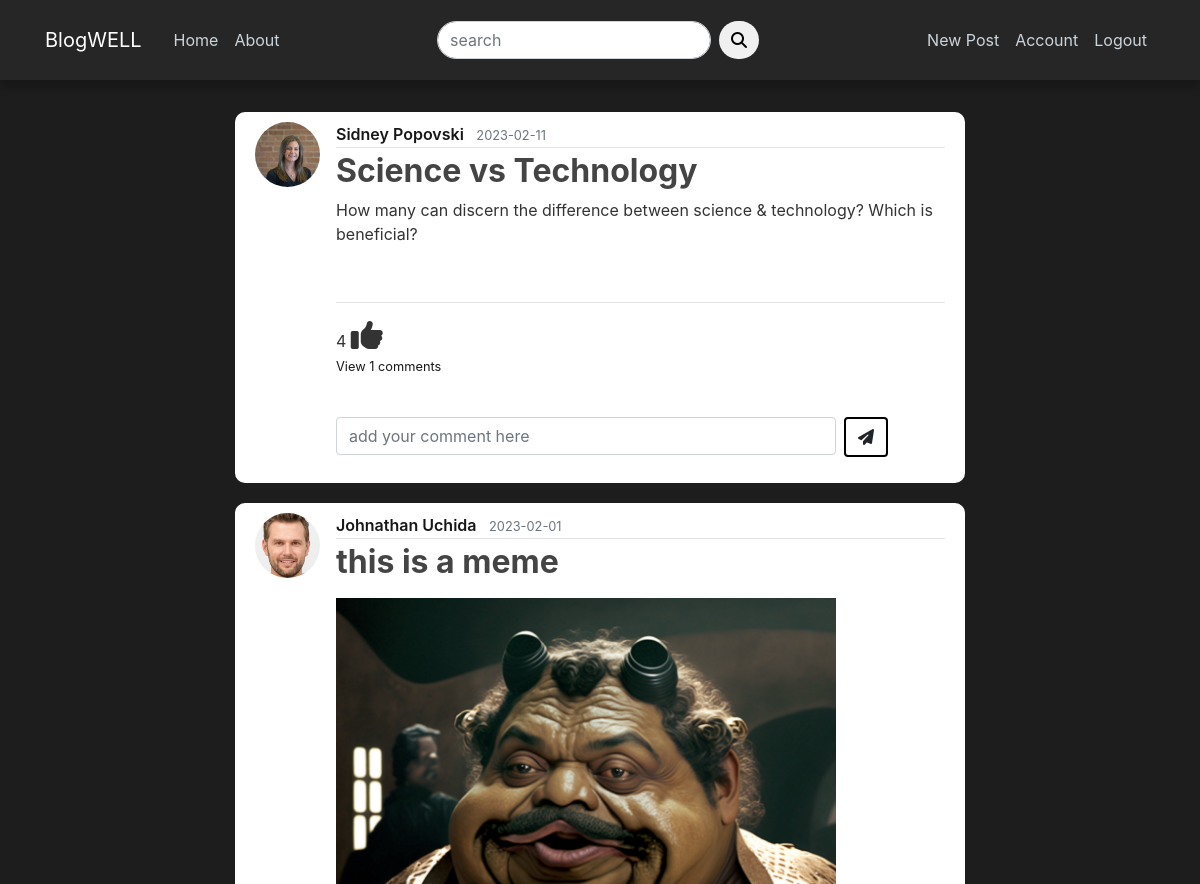
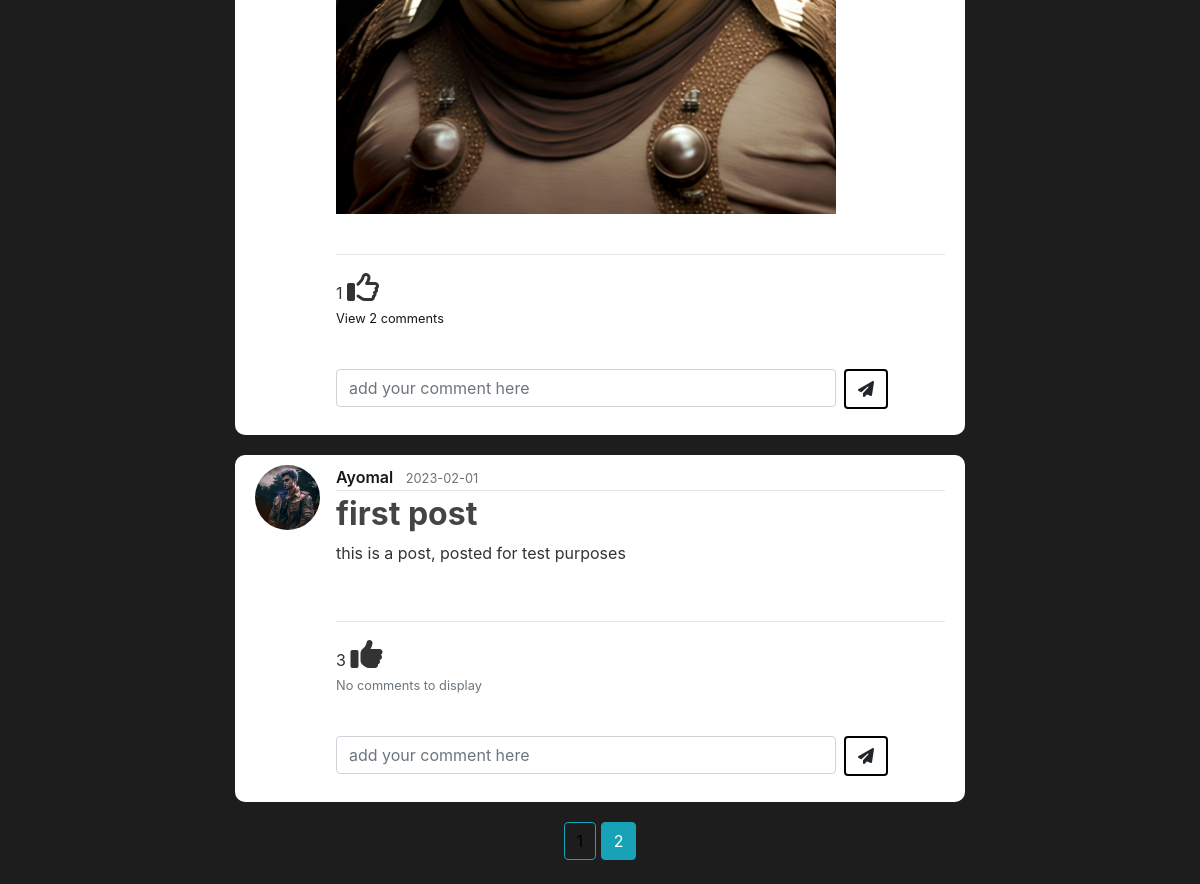
Screenshot of /home?page=2 (signed in) with the database file from the repository (2 pictures, top to bottom).
### blog/models.py (models this page shows, shortened)
class Post(db.Model):
    __table_args__ = (CheckConstraint('hate_percentage >= 0.0 and hate_percentage <= 1.0'),)
    id = db.Column(db.Integer, primary_key=True)
    title = db.Column(db.String(100), nullable=False)
    date_posted = db.Column(db.DateTime, nullable=False, default=datetime.utcnow)
    content = db.Column(db.Text, nullable=False)
    post_image = db.Column(db.String(200), nullable=True)
    user_id = db.Column(db.Integer, db.ForeignKey('user.id'), nullable=False)
    comments = db.relationship('Comment', backref='post', lazy=True, cascade="all, delete")
    likes = db.relationship('Like', backref='Post', lazy=True, cascade="all, delete")
    hate_percentage = db.Column(db.Float, nullable=False, server_default='0.0')
    reports = db.relationship('Reports', backref='Post', lazy=True, cascade="all, delete")

class User(db.Model, UserMixin):
    id = db.Column(db.Integer, primary_key=True)
    username = db.Column(db.String(20), unique=True, nullable=False)
    email = db.Column(db.String(120), unique=True, nullable=False)
    image_file = db.Column(db.String(20), nullable=False, default='default.jpg')
    password = db.Column(db.String(60), nullable=False)
    posts = db.relationship('Post', backref='author', lazy=True, cascade="all, delete")
    comments = db.relationship('Comment', backref='author', lazy=True, cascade="all, delete")
    is_admin = db.Column(db.Boolean, default=False)
    likes = db.relationship('Like', backref='author', lazy=True, cascade="all, delete")
    reports = db.relationship('Reports', backref='author', lazy=True, cascade="all, delete")

### blog/main/routes.py (the view)
@main.route("/")
@main.route("/home")
def home():
    page = request.args.get('page', 1, type=int)
    posts = Post.query.order_by(Post.date_posted.desc()).paginate(page=page, per_page=5)#pagination and post order
    return render_template('home.html', posts=posts)

### blog/users/forms.py
class SearchForm(FlaskForm):
    searched = StringField('search', validators=[DataRequired()])
    submit = SubmitField('Submit')

### blog/models.py (called while the page is built)
@login_manager.user_loader
def load_user(user_id):
    return User.query.get(int(user_id))

### blog/users/routes.py (called while the page is built)
@app.context_processor
def home():
    form = SearchForm()
    return dict(form=form)

### blog/templates/home.html (shortened to what this page needs)
{% extends "layout.html" %}
{% block content %}
    {% for post in posts.items %}
        <article class="media content-section">
            <img src="{{ url_for('static', filename='profile_pics/' + post.author.image_file)}}" class="rounded-circle article-img" alt="">
            <div class="media-body">
            <div class="article-metadata">
                <a class="mr-2 uname" href="{{url_for('users.user_posts', username=post.author.username )}}">{{ post.author.username }}</a>
                <small class="text-muted">{{ post.date_posted.strftime('%Y-%m-%d') }}</small>
            </div>
            <h2><a class="article-title font-weight-bold" href="{{ url_for('posts.post', post_id=post.id)}}">{{ post.title }}</a></h2>
            {% if post.post_image %}
                <div class="post-pic"><img src="{{url_for('static', filename = 'post_images/' + post.post_image)}}" alt="" height="auto" width="500px"></div>
            {% else %}
                <div><p class="article-content">{{ post.content }}</p></div>
            {% endif %}
            <br><hr>
             <div>
                <span id="likes-count-{{post.id}}">{{post.likes|length}}</span>
                {% if current_user in post.likes|map(attribute="author")|list %}
                    <i class="fa-solid fa-thumbs-up fa-2x" id="likes-button-{{post.id}}" onclick="like({{post.id}})"></i></a>
                {% else %}
                    <i class="fa-regular fa-thumbs-up fa-2x" id="likes-button-{{post.id}}" onclick="like({{post.id}})"></i></a>
                {% endif %}
            </div>
            <p class="card-text">
                {% if post.comments|length > 0 %}
                <a data-toggle="collapse" href="#comments-{{post.id}}" role="button" aria-expanded="false">
                    <small>View {{post.comments|length }} comments</small>
                </a>
                {% else%}
                <small class="text-muted">No comments to display</small>
                {% endif %}
            </p>
            <br>
            <form action="/comment/{{post.id}}" class="input-group mb-3" method="POST">
                <div class="mr-2">
                    <input type="text" name="text" id="text" class="form-control" placeholder="add your comment here" style="width: 500px;"/>
                </div>
                <div>
                    <button type="submit" class="btn btn-rounded" style="border: 2px solid black;"><i class="fa-solid fa-paper-plane"></i></button>
                </div>
            </form>
            </div>
        </article>
    {% endfor %}
    <div class="pagi_btn text-center">
        {% for page_num in posts.iter_pages(left_edge=1, right_edge=1, left_current=1, right_current=2) %}
            {% if page_num %}
                {% if posts.page == page_num %}
                    <a href="{{ url_for('main.home', page=page_num )}}" class="btn btn-info mb-4">{{ page_num }}</a>
                {% else %}
                    <a href="{{ url_for('main.home', page=page_num )}}" class="btn btn-outline-info mb-4">{{ page_num }}</a>
                {% endif %}
            {% endif %}
        {% endfor %}
    </div>
{% endblock content %}

### blog/static/main.css (style rules this page uses)
body { background: #1d1d1d; color: #333333; margin-top: 7rem; }
h1, h2, h3, h4, h5, h6 { color: #444444; }
a { color: rgb(23, 23, 23); }
.uname { font-weight: 600; }
.content-section { background: #ffffff; padding: 10px 20px; border-radius: 10px; margin-bottom: 20px; }
.article-title { color: #444444; }
.article-content { white-space: pre-line; }
.article-img { height: 65px; width: 65px; margin-right: 16px; }
.article-metadata { padding-bottom: 1px; margin-bottom: 4px; border-bottom: 1px solid #e3e3e3 }
.btn-outline-info { color: black; }
.fa-thumbs-up { cursor: pointer; }

### rows the page displays
Post: image_file (picture), author.username "Sidney Popovski", date_posted "2023-02-11", title "Science vs Technology", content "How many can discern the difference between science & technology? Which is beneficial?", likes|length "4", comments|length "1"
Post: image_file (picture), author.username "Johnathan Uchida", date_posted "2023-02-01", title "this is a meme", post_image (picture), likes|length "1", comments|length "2"
Post: image_file (picture), author.username "Ayomal", date_posted "2023-02-01", title "first post", content "this is a post, posted for test purposes", likes|length "3", shows "No comments to display"

### other values shown
{{ page_num }} "1"
{{ page_num }} "2"
